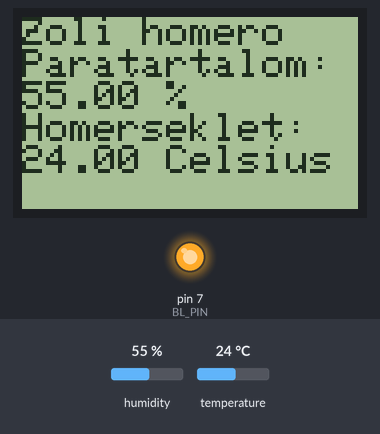
This sketch was run on a simulated Arduino Uno, built with avr-gcc and run on an emulated ATmega328P. Parts: 84×48 one-colour display, output pins drawn as LEDs (lit = HIGH). Inputs (shaded band) come from the test bench; at power-on: humidity 55 %, temperature 24 °C. What the sketch prints to the serial monitor is not drawn.

Above: at 6.9 s.
7.0 s: humidity set to 22 %
At 10.0 s:
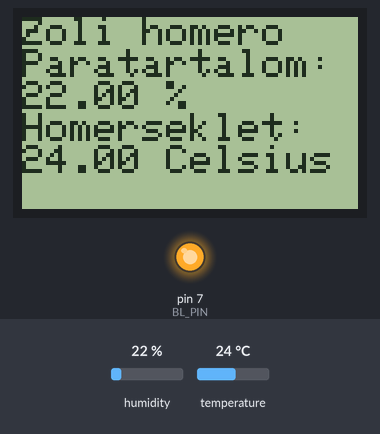
11.5 s: temperature set to 12 °C
At 12.7 s:
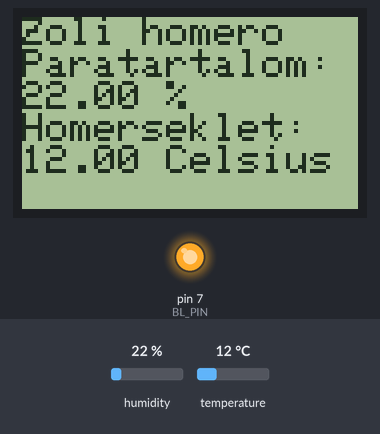
16.0 s: humidity set to 40 %
At 19.4 s:
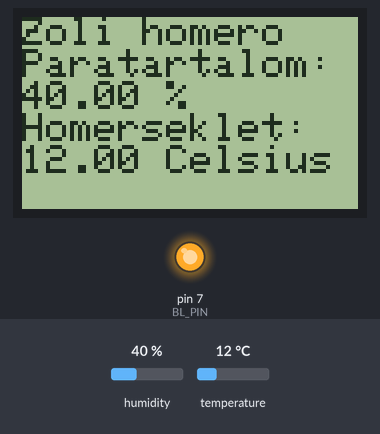
20.5 s: temperature set to 19 °C
At 22.1 s:
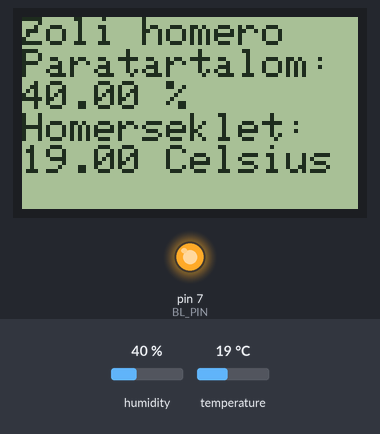
Timing chart, 0 to 23.6 s (numbered marks = the images above; inputs shaded):
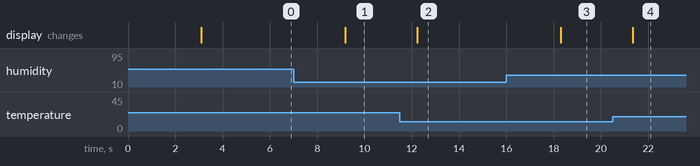

The sketch:

arduino_nano_pcd8544_dht.ino
```cpp
//DHT11 hőmérséklet és páratartalom szenzor értékeinek PCD8544 Nokia 3310 LCD-re

#include <DHT.h>
#include <SPI.h>
#include <Adafruit_GFX.h>
#include <Adafruit_PCD8544.h>

#define DHTPIN 4 //DHT szenzor PIN
#define DHTTYPE DHT11//nekem most csak ez van

DHT dht(DHTPIN, DHTTYPE);

//Nokia LCD bekötése
const int8_t RST_PIN = 8;
const int8_t CE_PIN = 10;
const int8_t DC_PIN = 9;
const int8_t DIN_PIN = 11;
const int8_t CLK_PIN = 13;
const int8_t BL_PIN = 7;

Adafruit_PCD8544 display = Adafruit_PCD8544(DC_PIN, CE_PIN, RST_PIN);

void setup() {
  Serial.begin(9600);
  dht.begin();
  pinMode(BL_PIN, OUTPUT);
  digitalWrite(BL_PIN, HIGH);
  display.begin();
  display.setContrast(60);
  display.clearDisplay();
  display.setTextSize(1);
  display.setTextColor(BLACK);
  display.setCursor(0,0);
  display.println("Zoli DHT test");
  Serial.println("Zoli DHT test");
  display.display();
}

void loop() {
  //a tényleges program, ismételjük a lépéseket
  delay(3000); //kicsit várunk az elöző mérés után
  display.clearDisplay();
  display.setCursor(0,0);
  display.println("Zoli homero");
  float paratartalom = dht.readHumidity(); //páratartalom
  float homerseklet = dht.readTemperature(); //hőmérséklet Celsiusban

// későbbi hibaüzenethez kell majd, ha nincs érték akkor valamit azért böfögjünk
  if (isnan(paratartalom) || isnan(homerseklet)) {
    Serial.println("DHT nem talalhato");
    return;
    }
  display.println("Paratartalom:");
  display.print(paratartalom);
  display.println(" %");
  Serial.print("Paratartalom: ");
  Serial.print(paratartalom);
  Serial.print(" %\t");
  display.println("Homerseklet:");
  display.print(homerseklet);
  display.println(" Celsius");
  Serial.print("Homerseklet: ");
  Serial.print(homerseklet);
  Serial.println(" *C");
  display.display();
}
```

Measured:
- after the input at 7.0 s, the display: changes after 2.2 s (image 1)
- after the input at 11.5 s, the display: changes after 0.72 s (image 2)
- after the input at 16.0 s, the display: changes after 2.3 s (image 3)
- after the input at 20.5 s, the display: changes after 0.86 s (image 4)
